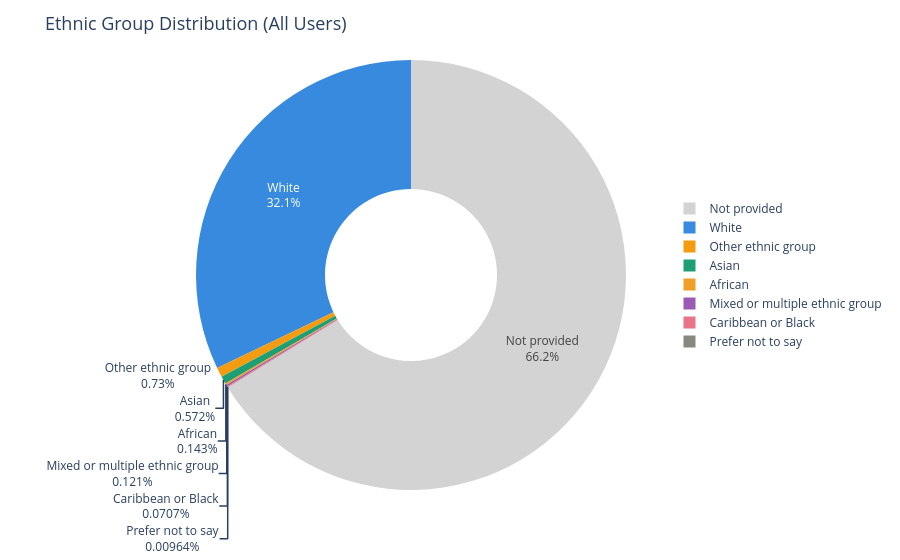

Notebook source saved alongside this figure:
### Code cell
# Calculate ethnic group distribution
eth_counts_all = (
    response['ethnic_group_clean']
    .astype(object)
    .fillna('Not provided')
    .astype(str)
    .replace({'nan': 'Not provided', '<NA>': 'Not provided', 'null': 'Not provided'})
    .value_counts(dropna=False)
    .reset_index()
)
eth_counts_all.columns = ['ethnicity', 'count']

eth_counts_all['colour'] = eth_counts_all['ethnicity'].map(colour_map_ethnicity).fillna('#CCCCCC')

# Create a pie
fig2 = go.Figure(
    data=[
        go.Pie(
            labels=eth_counts_all['ethnicity'],
            values=eth_counts_all['count'],
            hole=0.4,
            marker=dict(colors=eth_counts_all['colour'].tolist()),
            textinfo='label+percent',
            hovertemplate='<b>%{label}</b><br>Count: %{value}<br>Share: %{percent}<extra></extra>'
        )
    ]
)

# Update layout for the pie chart
fig2.update_layout(
    title=dict(text='Ethnic Group Distribution (All Users)', font=dict(size=18)),
    showlegend=True,
    legend=dict(orientation='v', x=1.05, y=0.5),
    margin=dict(t=60, b=20, l=20, r=150),
    paper_bgcolor='white'
)

fig2.show()

### Figure 1 — Plotly figure (JSON) as saved in the notebook; plotly's stock layout.template omitted (floating-point values rounded to 4 significant figures)
{"data": [{"hole": 0.4, "hovertemplate": "<b>%{label}</b><br>Count: %{value}<br>Share: %{percent}<extra></extra>", "labels": ["Not provided", "White", "Other ethnic group", "Asian", "African", "Mixed or multiple ethnic group", "Caribbean or Black", "Prefer not to say"], "marker": {"colors": ["#D3D3D3", "#378ADD", "#F39C12", "#1D9E75", "#EF9F27", "#9B59B6", "#E8748A", "#888780"]}, "textinfo": "label+percent", "type": "pie", "values": [61818, 29968, 681, 534, 133, 113, 66, 9]}], "layout": {"legend": {"orientation": "v", "x": 1.05, "y": 0.5}, "margin": {"b": 20, "l": 20, "r": 150, "t": 60}, "paper_bgcolor": "white", "showlegend": true, "title": {"font": {"size": 18}, "text": "Ethnic Group Distribution (All Users)"}}}
